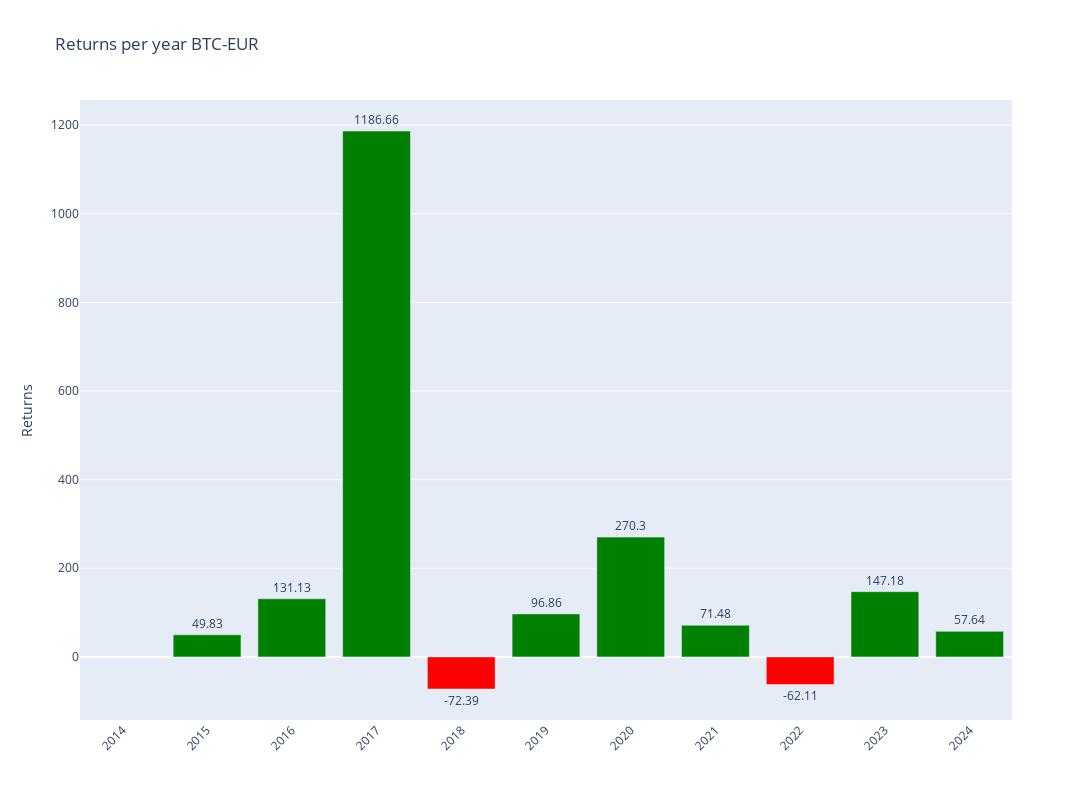

Notebook source saved alongside this figure:
### Code cell
# Plotly
fig = make_subplots()

# Add colors
colors = ['green' if x >= 0 else 'red' for x in annual_data['Return']]

# Graph (1,1)
fig.add_trace(go.Bar(y=annual_data['Return'],x=annual_data['Return'].index,text=round(annual_data['Return'],2),textposition='outside',marker_color=colors,hoverinfo='skip'),row=1,col=1)

# Update xaxis properties
fig.update_yaxes(title_text="Returns", row=1, col=1)

fig.update_layout(xaxis=dict(tickvals=annual_data.index,tickangle=-45),height=800, width=1300,title=f"Returns per year {ticker}")

fig.show()

### Figure 1 — Plotly figure (JSON) as saved in the notebook; plotly's stock layout.template omitted (floating-point values rounded to 4 significant figures)
{"data": [{"hoverinfo": "skip", "marker": {"color": ["red", "green", "green", "green", "red", "green", "green", "green", "red", "green", "green"]}, "text": [null, 49.83, 131.1, 1187.0, -72.39, 96.86, 270.3, 71.48, -62.11, 147.2, 57.64], "textposition": "outside", "type": "bar", "x": [2014, 2015, 2016, 2017, 2018, 2019, 2020, 2021, 2022, 2023, 2024], "xaxis": "x", "y": [null, 49.83, 131.1, 1187.0, -72.39, 96.86, 270.3, 71.48, -62.11, 147.2, 57.64], "yaxis": "y"}], "layout": {"height": 800, "title": {"text": "Returns per year BTC-EUR"}, "width": 1300, "xaxis": {"anchor": "y", "domain": [0, 1], "tickangle": -45, "tickvals": [2014, 2015, 2016, 2017, 2018, 2019, 2020, 2021, 2022, 2023, 2024]}, "yaxis": {"anchor": "x", "domain": [0, 1], "title": {"text": "Returns"}}}}
